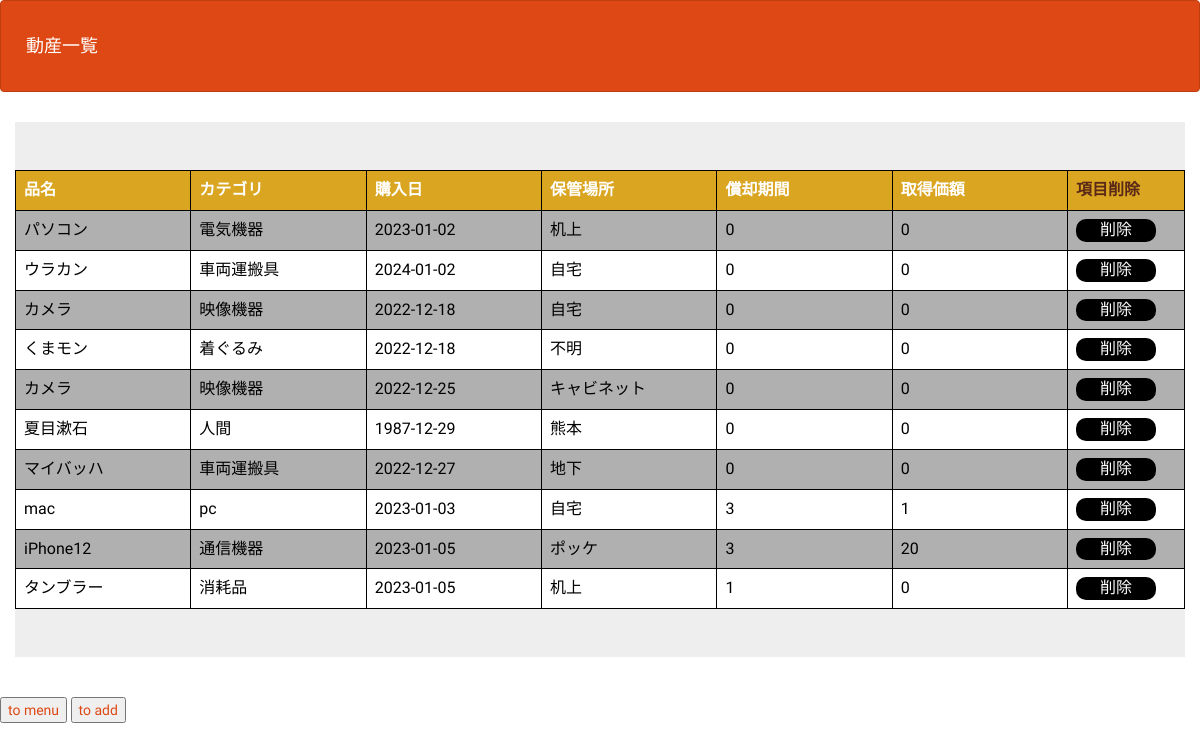
The page /select.php on the database as committed earlier.
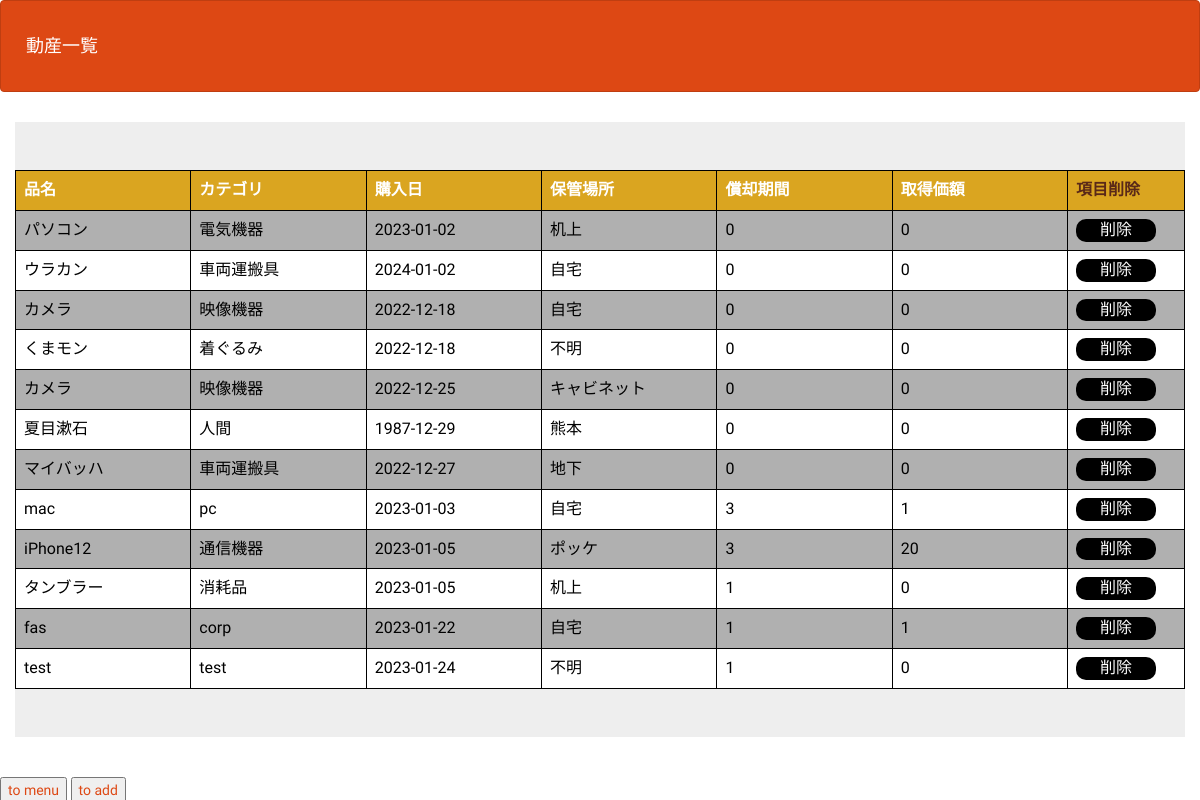
The same page on the database as committed later.
### tables this page shows
CREATE TABLE `gs_bm_table` (
  `id` int(12) NOT NULL,
  `name` varchar(64) NOT NULL,
  `category` varchar(24) NOT NULL,
  `date` date NOT NULL,
  `place` varchar(64) DEFAULT NULL,
  `check1` date DEFAULT NULL,
  `control_num` int(24) DEFAULT NULL,
  `amortization_period` int(3) DEFAULT NULL,
  `acquisition_cost` int(24) DEFAULT NULL,
  `residual_value` int(24) DEFAULT NULL,
  `img` varchar(256) DEFAULT NULL COMMENT '画像のPATH',
  `others` varchar(128) DEFAULT NULL
);

### select.php (the view, shortened to what this page needs)
<?php
require_once('head_parts.php');
function h($str)
{
    return htmlspecialchars($str, ENT_QUOTES);
}
try {
    $pdo = new PDO('mysql:dbname=objects;charset=utf8;host=localhost', 'root', '');
} catch (PDOException $e) {
    exit('DBConnectError:' . $e->getMessage());
}
$stmt = $pdo->prepare("SELECT * FROM gs_bm_table;");
$status = $stmt->execute();
$view = "";
if ($status == false) {
    $error = $stmt->errorInfo();
    exit("ErrorQuery:" . $error[2]);
} else {
    while ($result = $stmt->fetch(PDO::FETCH_ASSOC)) {
        $view .= '<tr><td><a class=wide_link href="detail.php?id=' . $result['id'] . '">';
        $view .= h($result['name']);
        $view .= '</a></td><td><a class=wide_link href="detail.php?id=' . $result['id'] . '">';
        $view .= h($result['category']);
        $view .= '</a></td><td><a class=wide_link href="detail.php?id=' . $result['id'] . '">';
        $view .= h($result['date']);
        $view .= '</a></td><td><a class=wide_link href="detail.php?id=' . $result['id'] . '">';
        $view .= h($result['place']);
        $view .= '</a></td><td><a class=wide_link href="detail.php?id=' . $result['id'] . '">';
        $view .= h($result['amortization_period']);
        $view .= '</a></td><td><a class=wide_link href="detail.php?id=' . $result['id'] . '">';
        $view .= h($result['residual_value']);
        $view .= '</a></td><td>';
        $view .= '<a class=delete href="delete.php?id=' . $result['id'] . '">削除</a>';
        $view .= '</td></tr>';
    }
}
?>
<!DOCTYPE html>
<html lang="ja">
<head>
    <?= head_parts('動産') ?>
</head>
<body id="main">
    <header>
        <nav class="navbar navbar-default">
            <div class="container-fluid">
                <div class="navbar-header">
                    <a class="navbar-brand" href="add.php">動産一覧</a>
                </div>
            </div>
        </nav>
    </header>
    <div>
        <div class="container jumbotron">
            <table class="table1">
                <tr>
                    <th>品名</th>
                    <th>カテゴリ</th>
                    <th>購入日</th>
                    <th>保管場所</th>
                    <th>償却期間</th>
                    <th>取得価額</th>
                    <th>項目削除</th>
                </tr>
                <?= $view ?>
            </table>
        </div>
    </div>
    <button><a href="index.html">to menu</a></button>
    <button><a href="add.php">to add</a></button>
</body>
</html>

### head_parts.php
<?php
function head_parts($title)
{
    return <<<EOM
<meta charset="utf-8">
<meta http-equiv="X-UA-Compatible" content="IE=edge">
<meta name="viewport" content="width=device-width, initial-scale=1">
<title>$title</title>
<link rel="stylesheet" href="css/range.css">
<link href="css/bootstrap.min.css" rel="stylesheet">
<link rel="stylesheet" href="css/style1.css">
EOM;
}

### css/style1.css (style rules this page uses)
.table1 { width: 100%; table-layout: fixed; }
.table1 th, .table1 td { border: 1px solid #000; padding: 0.5em; }
.table1 th { background-color: goldenrod; color: white; }
.table1 tr:nth-child(odd) { background-color: white; }
.table1 tr:nth-child(even) { background-color: rgb(176, 176, 176); }
.table1 tr>*:last-child { width: 10%; color: rgb(90, 41, 24); }
.delete { background-color: black; color: white; display: block; width: 80%; height: 80%; border-radius: 10px; text-align: center; }
.wide_link { display: block; color: black; width: 100%; height: 100%; box-sizing: border-box; }

### select.php (style rules this page uses)
div { padding: 10px; font-size: 16px; }

Rows that differ between the two databases and show on the page:
added gs_bm_table: value "fas corp 2023-01-22 自宅 1 1"
added gs_bm_table: value "test test 2023-01-24 不明 1 0"
